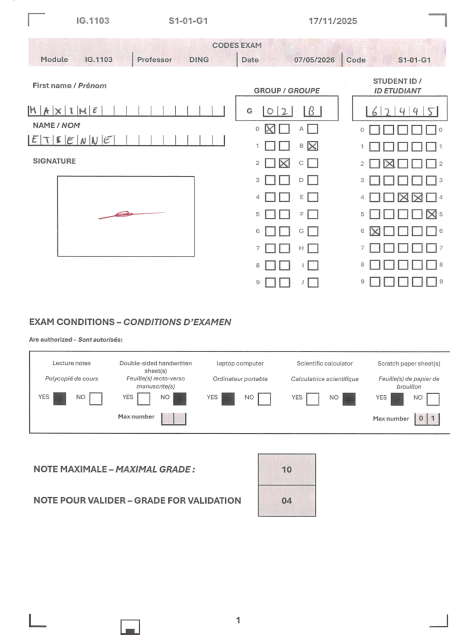
#> input picture utils/assets/form_template_ref.png, 900 x 1270 px (shown at 1/2 size); its folder holds only this picture in this run
$ python -i signature_utils.py   (imports and definitions only)
#> lines starting #> are read from the running program, lines starting #| are printed output that depends on the picture; after the words box and inside, x2 and y2 are one past the last pixel; in counts of white or black regions, pixels touching at a corner belong together
"""
Reconnaissance de signature - méthodes bas niveau.

Pipeline :
  - Binarisation Otsu + nettoyage des résidus de cadre
  - Recadrage strict sur l'encre + resize sur canvas fixe (ratio préservé)
  - Score combiné : NCC (template binaire) + HOG (orientations) + Hu moments
  - Agrégation MAX sur les N signatures de référence par étudiant
"""

import os
import zipfile

import cv2
import numpy as np
from skimage.feature import hog


# ----------------------------- Paramètres ---------------------------------

SIG_SIZE       = (192, 96)    # (W, H) du canvas normalisé
HOG_PIXELS     = (16, 16)
HOG_CELLS      = (2, 2)
HOG_ORIENT     = 9
MIN_INK_PIXELS = 50

# Poids des composantes du score
W_NCC, W_HOG, W_HU = 0.6, 0.35, 0.05


# ---------------------- Chargement de la base ----------------------------

_IMG_EXTS = (".png", ".jpg", ".jpeg", ".bmp")


def _decode(data):
    return cv2.imdecode(np.frombuffer(data, dtype=np.uint8), cv2.IMREAD_GRAYSCALE)


# [60 lines left out: functions _sid_from_name, load_signatures_from_zip, load_signatures_from_dir, load_signatures, not called in this run]


# ---------------------- Prétraitement ------------------------------------

def _clean_frame_artifacts(binary):
    """
    Retire les seules BARRES de cadre (traits fins occupant presque toute la
    largeur ou toute la hauteur de la vignette), sans toucher au tracé de la
    signature.

    On ne retire qu'une composante simultanement tres allongee ET tres fine ET
    proche d'un bord (la signature geometrique d'une barre de cadre). Une regle
    plus large supprimerait de vraies signatures : une signature cursive est
    souvent une seule grande composante dont une boucle atteint le bord.
    """
    H, W = binary.shape
    n, labels, stats, _ = cv2.connectedComponentsWithStats(binary, connectivity=8)
    keep = np.zeros_like(binary)
    for i in range(1, n):
        x, y, w, h, area = stats[i]
        if area < 8:
            continue
        # Barre horizontale de cadre : large et plate, collée en haut/bas.
        is_hbar = (w > 0.85 * W and h < 0.12 * H)
        # Barre verticale de cadre : haute et étroite, collée à gauche/droite.
        is_vbar = (h > 0.85 * H and w < 0.12 * W)
        if is_hbar or is_vbar:
            continue
        keep[labels == i] = 255
    return keep


def preprocess_signature(img):
    """Gris -> Otsu -> nettoyage cadre -> bbox+marge -> resize avec ratio.
    Le résultat est ensuite re-centré sur son centre de masse pour
    réduire la sensibilité à un petit décalage du trait.
    Retourne canvas binaire (H, W) = (SIG_SIZE[1], SIG_SIZE[0])."""
    target_w, target_h = SIG_SIZE
    if img is None or img.size == 0:
        return np.zeros((target_h, target_w), dtype=np.uint8)

    gray = img if len(img.shape) == 2 else cv2.cvtColor(img, cv2.COLOR_BGR2GRAY)
    gray = cv2.GaussianBlur(gray, (3, 3), 0)
    _, binary = cv2.threshold(gray, 0, 255,
                              cv2.THRESH_BINARY_INV + cv2.THRESH_OTSU)
    binary = _clean_frame_artifacts(binary)

    coords = cv2.findNonZero(binary)
    if coords is None or len(coords) < MIN_INK_PIXELS:
        return np.zeros((target_h, target_w), dtype=np.uint8)

    x, y, w, h = cv2.boundingRect(coords)
    m = max(3, int(min(w, h) * 0.10))
    x = max(0, x - m); y = max(0, y - m)
    w = min(binary.shape[1] - x, w + 2 * m)
    h = min(binary.shape[0] - y, h + 2 * m)
    crop = binary[y:y + h, x:x + w]

    scale = min(target_w / crop.shape[1], target_h / crop.shape[0])
    new_w = max(1, int(crop.shape[1] * scale))
    new_h = max(1, int(crop.shape[0] * scale))
    resized = cv2.resize(crop, (new_w, new_h), interpolation=cv2.INTER_AREA)
    # Re-binarise (cubic peut introduire des niveaux intermediaires)
    _, resized = cv2.threshold(resized, 127, 255, cv2.THRESH_BINARY)

    # Recentrage par centre de masse (vs centrage geometrique simple)
    M = cv2.moments(resized)
    if M["m00"] > 0:
        cx = int(M["m10"] / M["m00"])
        cy = int(M["m01"] / M["m00"])
        target_cx = new_w // 2
        target_cy = new_h // 2
        # Decalage souhaite (pour amener le COM au centre)
        dx = target_cx - cx
        dy = target_cy - cy
        Mtr = np.float32([[1, 0, dx], [0, 1, dy]])
        resized = cv2.warpAffine(resized, Mtr, (new_w, new_h),
                                 borderValue=0)

    canvas = np.zeros((target_h, target_w), dtype=np.uint8)
    ox = (target_w - new_w) // 2
    oy = (target_h - new_h) // 2
    canvas[oy:oy + new_h, ox:ox + new_w] = resized
    return canvas


# ---------------------- Descripteurs -------------------------------------

# [50 lines left out: functions _hog_vec, _hu_vec, _ncc_template, build_descriptor_db, not called in this run]


# Cache des bases de descripteurs, indexé par chemin absolu : la base n'est
# construite qu'une seule fois même si les sous-fonctions reçoivent le chemin
# STUDENT_CLASS_SIGNATURES à chaque appel (conformité §3 sans coût répété).
_DESCRIPTOR_DB_CACHE = {}


# [100 lines left out: functions get_descriptor_db, _cos, cosine_similarity, identify_signature, verify_signature, match_signature_to_id, not called in this run]

>>> import cv2
>>> picture = cv2.imread('assets/form_template_ref.png')
#> picture is the input picture: shape (1270, 900, 3); mean B, G, R 245.5, 245.4, 246.1
>>> result = preprocess_signature(picture)
#> in preprocess_signature, `_, binary = cv2.threshold(gray, 0, 255, cv2.THRESH_BINARY_INV + cv2.TH..`:
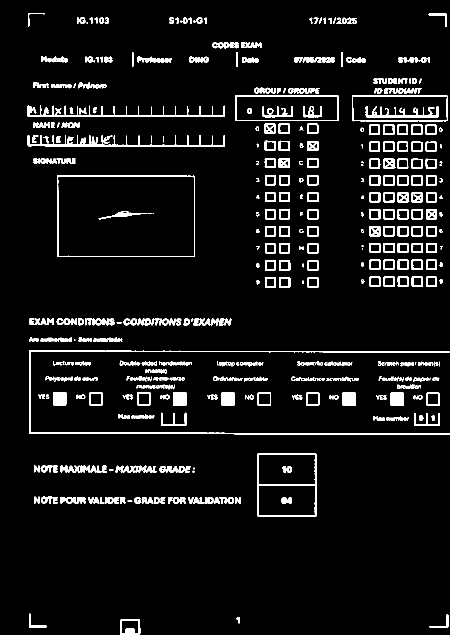
#> binary: shape (1270, 900) (shown at 1/2 size); 6.5% white; 424 white regions (36 under 20 px), largest, box (x1, y1, x2, y2) and area: (58, 701, 900, 869) 5159, (55, 211, 450, 234) 2290, (55, 270, 450, 293) 2273
#> in _clean_frame_artifacts, `n, labels, stats, _ = cv2.connectedComponentsWithStats(binary, connect..`:
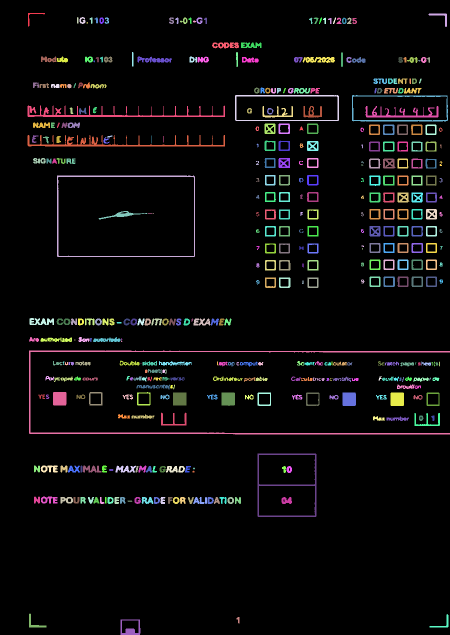
#> labels: shape (1270, 900) int32 (shown at 1/2 size); 425 distinct labels, from 0 to 424; one colour per label, 0 black
#> in _clean_frame_artifacts, `n, labels, stats, _ = cv2.connectedComponentsWithStats(binary, connect..`: n = 425; stats = 425 rows, first 6: [0, 0, 900, 1270, 1068491], [56, 26, 34, 27, 138], [857, 27, 37, 27, 236], [154, 34, 3, 13, 37], [159, 34, 12, 14, 100], [179, 35, 6, 13, 46]
#> the loop in _clean_frame_artifacts, `for i in range(1, n):` made 424 passes
#> in preprocess_signature, `coords = cv2.findNonZero(binary)`: coords = contour of 74473 points, box (x1, y1, x2, y2) (55, 26, 900, 1270), area 341243
#> in preprocess_signature, `x, y, w, h = cv2.boundingRect(coords)`: x = 55; y = 26; w = 845; h = 1244
#> in preprocess_signature, `m = max(3, int(min(w, h) * 0.10))`: m = 84
#> in preprocess_signature, `x = max(0, x - m)`: x = 0
#> in preprocess_signature, `w = min(binary.shape[1] - x, w + 2 * m)`: w = 900
#> in preprocess_signature, `h = min(binary.shape[0] - y, h + 2 * m)`: h = 1270
#> in preprocess_signature, `resized = cv2.resize(crop, (new_w, new_h), interpolation=cv2.INTER_AREA)`:
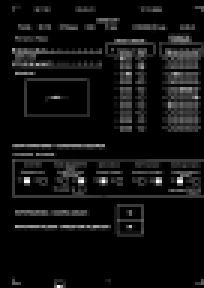
#> resized: shape (96, 68) (shown 3 times larger); min 0, max 255, mean 16.6
#> in preprocess_signature, `_, resized = cv2.threshold(resized, 127, 255, cv2.THRESH_BINARY)`:
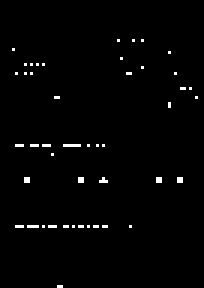
#> resized: shape (96, 68) (shown 3 times larger); 1.3% white in thin lines or dots, all inside (x1, y1, x2, y2) = (4, 13, 66, 96)
#> in preprocess_signature, `M = cv2.moments(resized)`: M = moments, m00 22440, centre m10/m00, m01/m00 = (27.8, 51.58)
#> in preprocess_signature, `cx = int(M["m10"] / M["m00"])`: cx = 27
#> in preprocess_signature, `cy = int(M["m01"] / M["m00"])`: cy = 51
#> in preprocess_signature, `dx = target_cx - cx`: dx = 7
#> in preprocess_signature, `dy = target_cy - cy`: dy = -3
#> in preprocess_signature, `Mtr = np.float32([[1, 0, dx], [0, 1, dy]])`: Mtr = [[1, 0, 7], [0, 1, -3]]
#> in preprocess_signature, `resized = cv2.warpAffine(resized, Mtr, (new_w, new_h), borderValue=0)`:
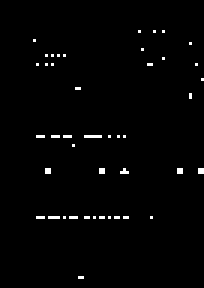
#> resized: shape (96, 68) (shown 3 times larger); 1.3% white in thin lines or dots, all inside (x1, y1, x2, y2) = (11, 10, 68, 93)
#> in preprocess_signature, `canvas[oy:oy + new_h, ox:ox + new_w] = resized`:
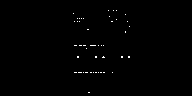
#> canvas: shape (96, 192); 0.46% white in thin lines or dots, all inside (x1, y1, x2, y2) = (73, 10, 130, 93)
